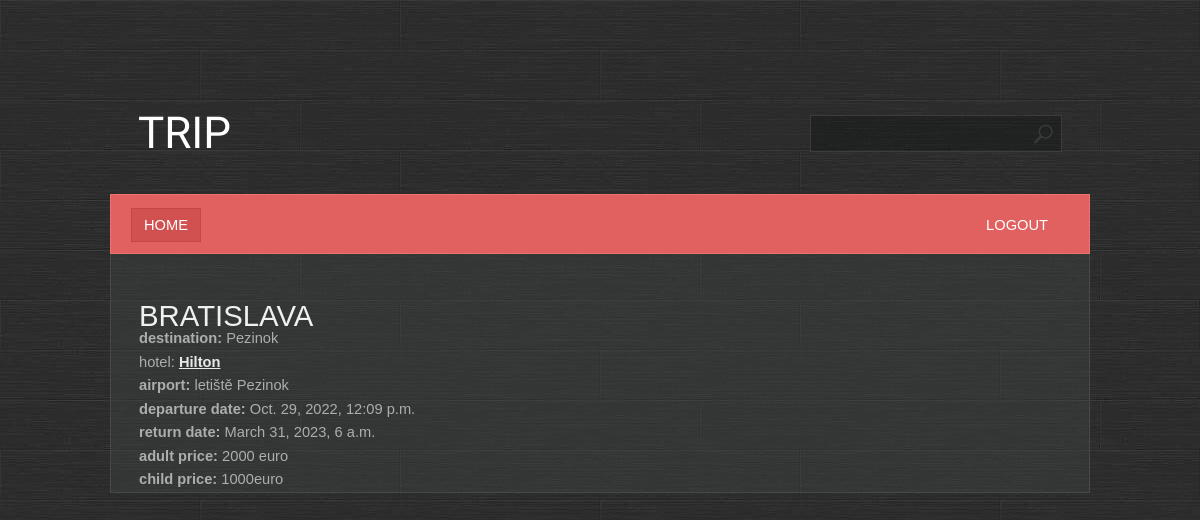
Page /trip/1/ on the committed database.
### places/models.py (models this page shows, shortened)
class Trip(Model):
    where_from = models.ForeignKey(City, on_delete=models.CASCADE, related_name="from_destination_trips")
    where_to = models.ForeignKey(City, on_delete=models.CASCADE, related_name="to_destination_trips")
    airport = models.ForeignKey(Airport, on_delete=models.CASCADE, related_name="airport")
    hotel = models.ForeignKey(Hotel, on_delete=models.CASCADE, related_name="hotel")
    departure_date = models.DateTimeField()
    return_date =  models.DateTimeField()
    price_for_an_adult = models.BigIntegerField()
    price_for_an_child = models.BigIntegerField()
    number_of_places_for_adults = models.BigIntegerField()
    number_of_places_for_children = models.BigIntegerField()
    bed_breakfast = 'BB'
    half_board = 'HB'
    full_board = 'FB'
    all_inclusive = "AI"
    TYPE_NAME_CHOICES = [
        (bed_breakfast, 'bed & breakfast'),
        (half_board , ' half board'),
        (full_board, 'full board'),
        (all_inclusive , 'all inclusive')
    ]
    type = models.CharField(choices=TYPE_NAME_CHOICES, max_length=2)

class City(Model):
    name = models.CharField(max_length=50)
    belonging_to_the_country = models.ForeignKey(Country, on_delete=models.CASCADE, related_name="cities")
    def __str__(self):
       return  f" {self.name} "

class Hotel(Model):
    name = models.CharField(max_length=50)
    belonging_to_the_city = models.ForeignKey(City, on_delete=models.CASCADE, related_name="hotels")
    stars = models.CharField(max_length=5)
    description = models.CharField(max_length=250)
    def __str__(self):
       return  f" {self.name}"

class Airport(Model):
    name = models.CharField(max_length=50)
    belonging_to_the_city = models.ForeignKey(City, on_delete=models.CASCADE, related_name="airports")
    def __str__(self):
       return  f"{self.name}"

### places/views.py (the view)
# urls.py: path('trip/<int:id>/', places.views.trip, name = "trip"),
def trip(request, id):
      trip = Trip.objects.get(id =id)
      context = {'trip': trip}
      return render(request, 'places/trip.html', context)

### places/templates/places/trip.html
{% extends 'main.html' %}
{% block content %}
    <h1>{{ trip.where_from }}</h1>
    <div> <b>destination:   </b> {{ trip.where_to}}</div>
    <div> hotel:  <a href="{% url 'hotel' trip.hotel.id %}"><b>{{ trip.hotel}}</b></a><br></div>
    <div> <b>airport:         </b> {{ trip.airport}}</div>
    <div> <b>departure date:   </b>{{ trip.departure_date}}</div>
    <div><b>return date:    </b>{{ trip.return_date}}</div>
    <div> <b>adult price:    </b>{{ trip.price_for_an_adult}} euro</div>
    <div> <b>child price:   </b>{{ trip.price_for_an_child}}euro </div>
{% endblock %}

### places/static/styles/style.css (style rules this page uses)
* { margin: 0; padding: 0; }
a { text-decoration: underline; color: #e8e8e8; }
body { font-size: 11pt; line-height: 1.6em; font-family: Arial, sans-serif; background: #9ea3a3; color: #adadad; background: url(/static/images/bg.jpg); }
h1,h2,h3,h4 { text-transform: uppercase; font-weight: normal; color: #f0f0f0; }

### rows in the picture
Trip: where_from "BRATISLAVA", where_to "Pezinok", hotel "Hilton", airport "letiště Pezinok", departure_date "Oct. 29, 2022, 12:09 p.m.", return_date "March 31, 2023, 6 a.m.", price_for_an_adult "2000", price_for_an_child "1000"
